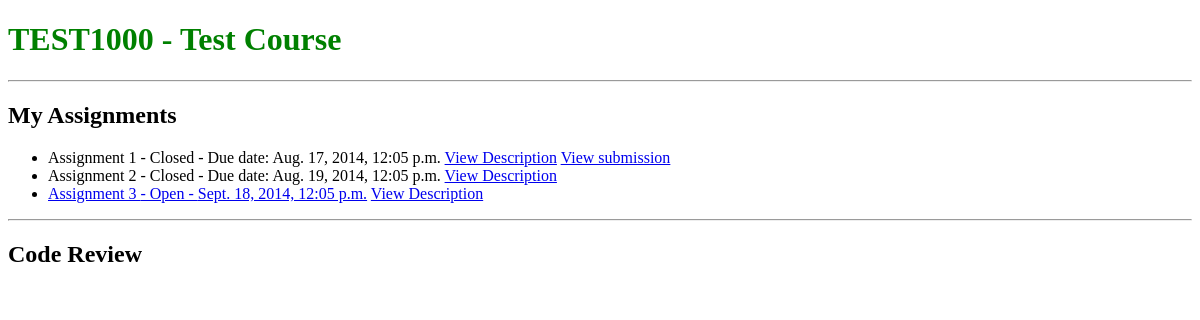
The app's page /, older data.
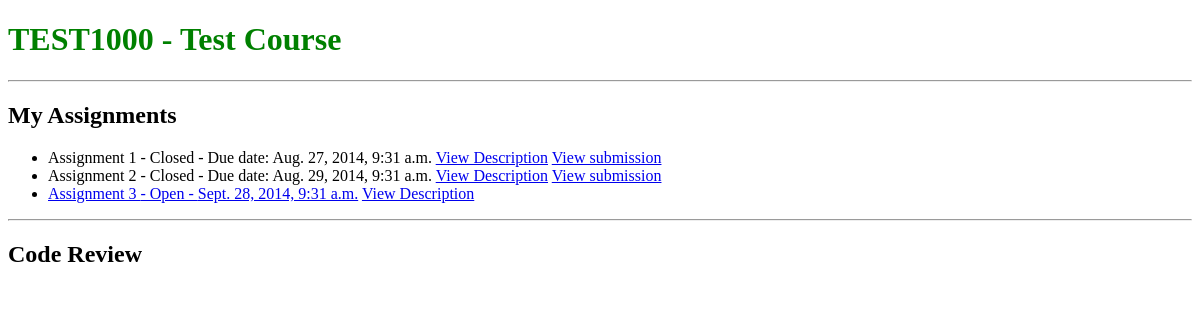
The same page, newer data.
### review/models.py (models this page shows)
class Course(models.Model):
	course_name = models.CharField(max_length=140)
	course_code = models.CharField(max_length=40)
	course_id = models.CharField(max_length=140) #Unique ID for course
	year = models.IntegerField()
	semester = models.CharField(max_length=40)
	institution = models.CharField(max_length=140)
	def __unicode__(self):
		return self.course_code + " - " + self.course_name

class Assignment(models.Model):
	assignment_id = models.CharField(max_length=140) #Unique ID for assignment
	name = models.CharField(max_length=140)
	create_date = models.DateTimeField()
	modified_date = models.DateTimeField()
	open_date = models.DateTimeField()
	due_date = models.DateTimeField()
	description = models.TextField()
	allow_multiple_uploads = models.BooleanField()
	allow_help_centre = models.BooleanField()
	number_of_peer_reviews = models.IntegerField()
	review_open_date = models.DateTimeField()
	review_due_date = models.DateTimeField()
	weighting = models.IntegerField()
	has_tests = models.BooleanField()
	test_required = models.BooleanField()
	def __unicode__(self):
		return str(self.name)
	def due_date_passed(self):
		return self.due_date < timezone.now()
	def get_submission(self, user):
		submissions = Submission.objects.filter(user=user, assignment=self, has_been_submitted=True).order_by('-upload_date')
		if len(submissions) > 0:
			return submissions[0]
		return

### review/views.py (the view)
# urls.py: url(r'^$', views.index, name='index'),
def index(request):
	""" Displays the appropriate dashboard for the current user. """
	user = User.objects.get(username='user1')
	course = Course.objects.get(id=1)
	assignments = Assignment.objects.filter(open_date__lte=timezone.now()).order_by('due_date')
	submissions = {}
	for assignment in assignments:
		submission =  assignment.get_submission(user)
		if submission:
			submissions[assignment.id] = submission
	assigned_reviews = AssignedReview.objects.filter(assigned_user=user)
	context = {
		"title": course,
		"course": course,
		"user": user,
		"assignments": assignments,
		"submissions": submissions,
		"assigned_reviews": assigned_reviews
	}
	return render(request, 'review/index.html', context)

### review/models.py (called while the page is built)
	def __unicode__(self):
		return str(self.id)

### review/templatetags/template_tags.py (called while the page is built)
@register.filter(name='get_item')
def get_item(dictionary, key):
	return dictionary.get(key)

### review/templates/review/index.html (shortened to what this page needs)
{% extends "review/base.html" %}
{% load template_tags %}
{% block content %}
	<h1>{{ course }}</h1>
	<hr/>
	<h2>My Assignments</h2>
	<ul>
		{% for assignment in assignments %}
		  <li>
		  	{% if assignment.due_date_passed == True %}
		  		{{ assignment }} - Closed - Due date: {{ assignment.due_date }}
		  	{% else %}
		  		<a href="{% url 'assignment' assignment.id %}">{{ assignment }} - Open - {{ assignment.due_date }}</a>
		  	{% endif %}
		  	<a href="{% url 'assignment_description' assignment.id %}"> View Description</a>
		  	{% if assignment.id in submissions.keys %}
		  		<a href="{% url 'submission' submissions|get_item:assignment.id  %}">View submission</a>
		  	{% endif %}
		  </li>
		{% endfor %}
	</ul>
	<hr/>
	<h2>Code Review</h2>
{% endblock %}

### review/templates/review/base.html (shortened to what this page needs)
{% load staticfiles %}
<!DOCTYPE html>
<html lang="en">
    <head>
    	<link rel="stylesheet" href="{% static 'review/style.css' %}" />
    </head>
    <body>
        {% block content %}
        {% endblock %}
    </body>
</html>

### review/static/review/style.css (style rules this page uses)
h1 { color: green; }

Row changes from the older to the newer data that the page shows:
changed Assignment "Assignment 1": due_date "Aug. 17, 2014, 12:05 p.m." → "Aug. 27, 2014, 9:31 a.m."
changed Assignment "Assignment 2": due_date "Aug. 19, 2014, 12:05 p.m." → "Aug. 29, 2014, 9:31 a.m."; now shows "View submission"
changed Assignment "Assignment 3": due_date "Sept. 18, 2014, 12:05 p.m." → "Sept. 28, 2014, 9:31 a.m."
